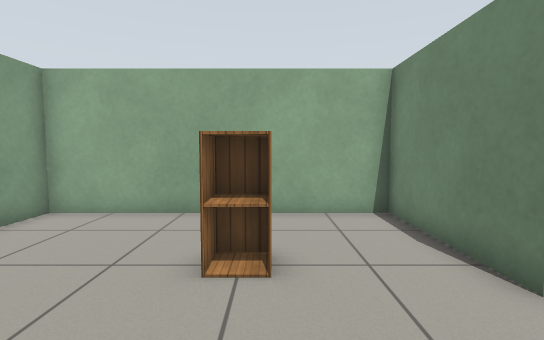
view 1 (above)

17 first-person views from a walk through a Gazebo world. The camera is 0.9 m above the floor, tilts 4° down and sees 85° across. The floor is counted in squares, 0.5 m on a side. Each view is taken from the middle of a square. On the plan, view 1 faces up. The plan holds only what a view shows up to about 16 squares ahead; the rest is blank. Simple patterns stand in for the simulator's built-in surfaces. Simple shapes stand in for some stock models.

view 2
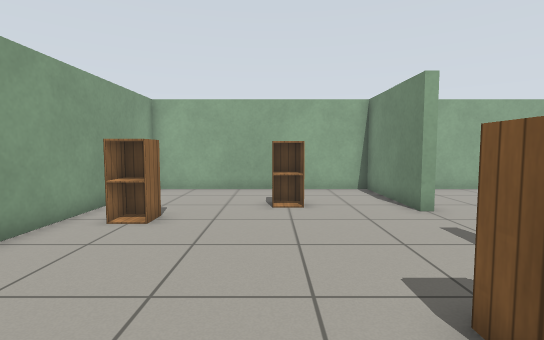

view 3
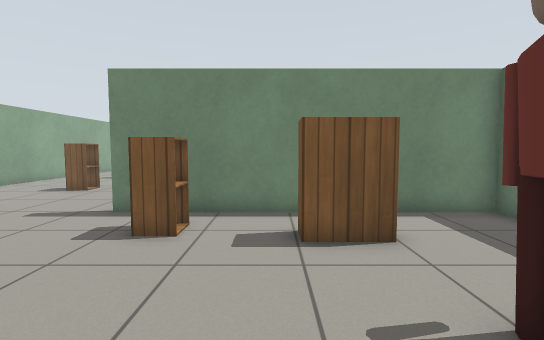

view 4
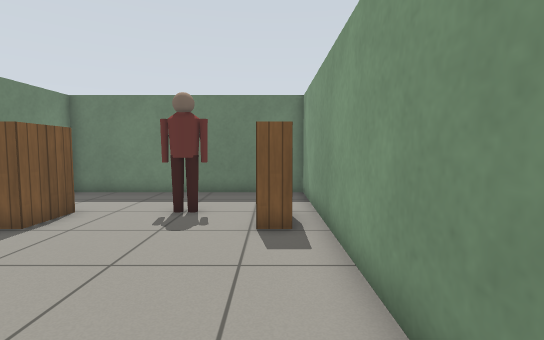

view 5
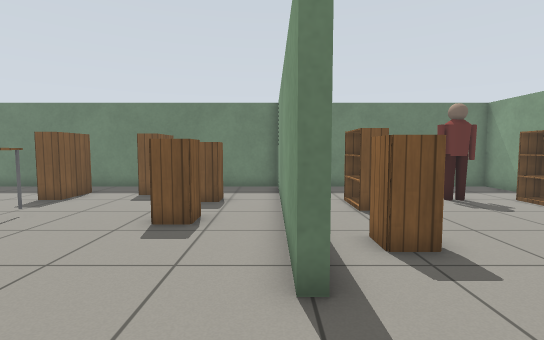

view 6
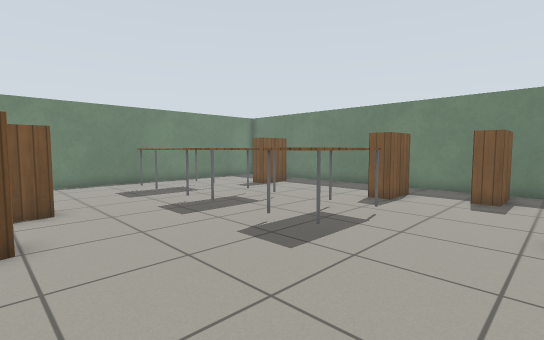

view 7
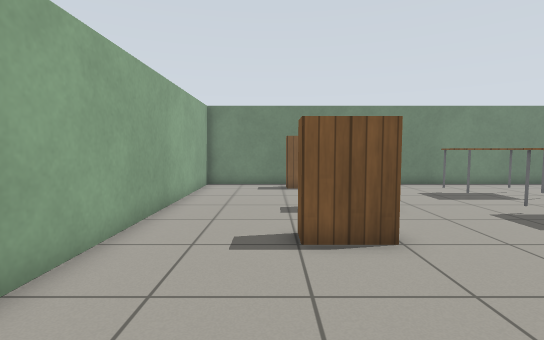

view 8
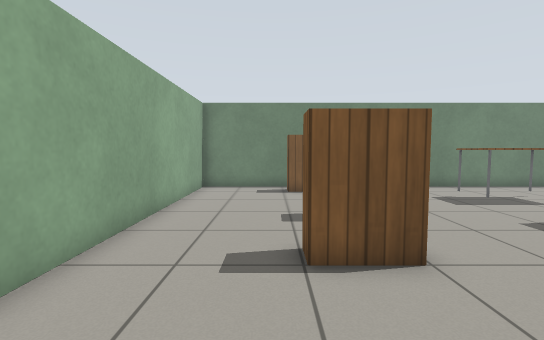

view 9
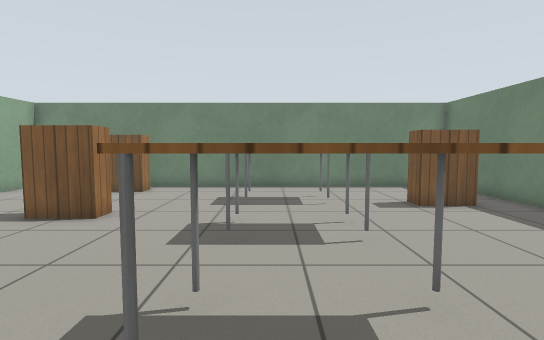

view 10
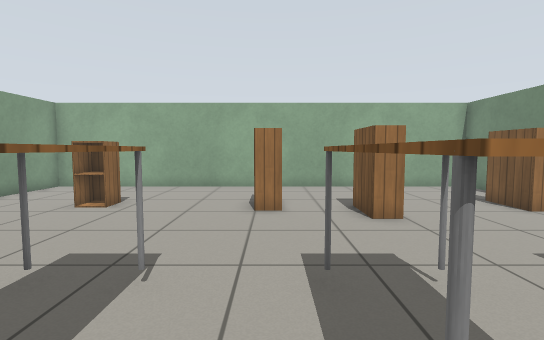

view 11
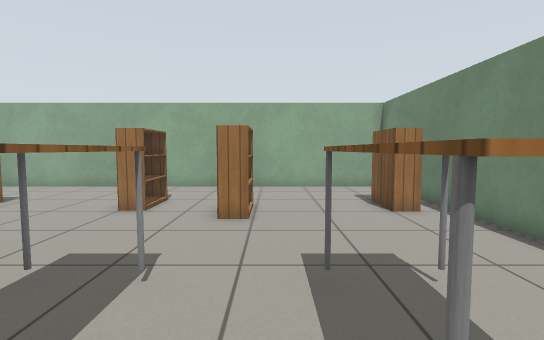

view 12
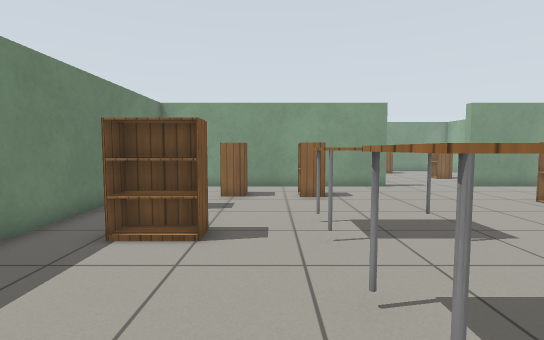

view 13
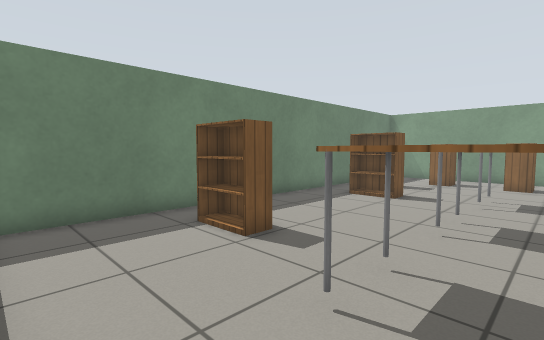

view 14
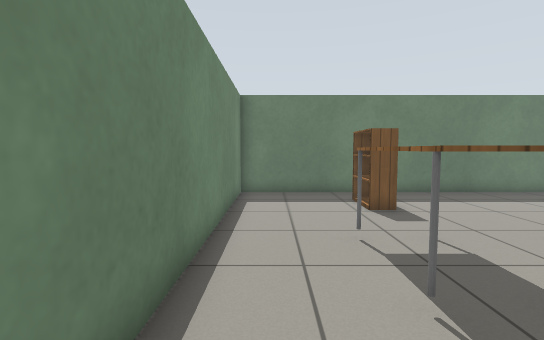

view 15
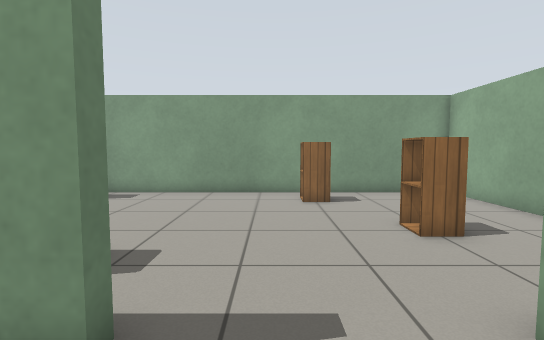

view 16
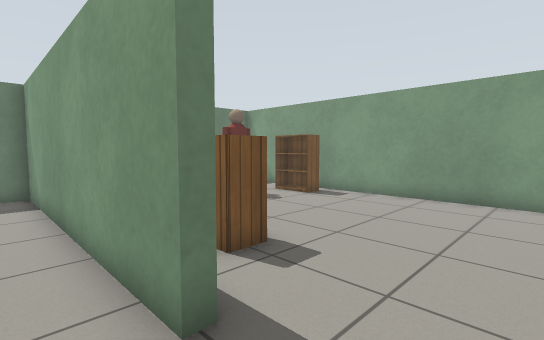

view 17
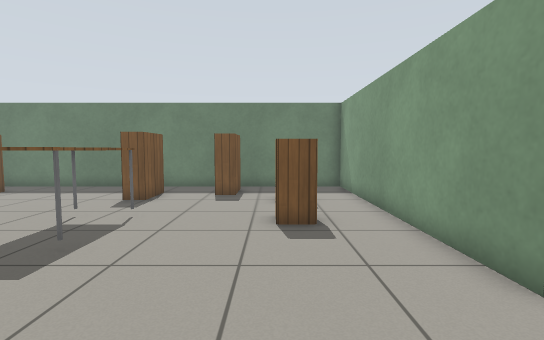

### Floor plan
Ten units are one square. View 1 is at (0, 0); x grows to the right and y downward. Boxes are objects, and circles mark ways between rooms. Rooms are numbered by the first view taken in them; rooms with no view inside come last. Other rooms are left out.
<svg viewBox="-68 -88 306 206">
<path fill="none" stroke="#000" d="M37 -35 33 -35 33 -83 -63 -83 -63 113 33 113 33 5M33 5 37 5 37 113 233 113 233 -83 37 -83 37 -35"/>
<rect x="-55" y="55" width="10" height="20" fill="#bbb"><title>bookshelf</title></rect>
<rect x="-55" y="-35" width="20" height="20" fill="#bbb"><title>cabinet</title></rect>
<rect x="-35" y="65" width="20" height="20" fill="#bbb"><title>person</title></rect>
<rect x="-15" y="-55" width="20" height="20" fill="#bbb"><title>cabinet</title></rect>
<rect x="5" y="55" width="10" height="20" fill="#bbb"><title>bookshelf</title></rect>
<rect x="5" y="15" width="20" height="20" fill="#bbb"><title>cabinet</title></rect>
<rect x="55" y="65" width="20" height="20" fill="#bbb"><title>cabinet</title></rect>
<rect x="55" y="35" width="20" height="20" fill="#bbb"><title>cabinet</title></rect>
<rect x="75" y="-45" width="20" height="20" fill="#bbb"><title>cabinet</title></rect>
<rect x="85" y="85" width="10" height="20" fill="#bbb"><title>bookshelf</title></rect>
<rect x="105" y="15" width="20" height="40" fill="#bbb"><title>table</title></rect>
<rect x="115" y="75" width="10" height="20" fill="#bbb"><title>bookshelf</title></rect>
<rect x="135" y="-45" width="10" height="20" fill="#bbb"><title>bookshelf</title></rect>
<rect x="145" y="15" width="20" height="40" fill="#bbb"><title>table</title></rect>
<rect x="165" y="-35" width="10" height="20" fill="#bbb"><title>bookshelf</title></rect>
<rect x="185" y="75" width="10" height="20" fill="#bbb"><title>bookshelf</title></rect>
<rect x="185" y="15" width="20" height="40" fill="#bbb"><title>table</title></rect>
<rect x="215" y="-45" width="10" height="20" fill="#bbb"><title>bookshelf</title></rect>
<circle cx="30" cy="-15" r="3" fill="#2a7"/>
<text x="-20" y="10">1</text>
<text x="130" y="10">2</text>
</svg>
Room 1 opens to room 2.

Where each view was taken, in squares from view 1:
view 1: 0 up, 0 right, facing up
view 2: 5 down, 1 left, facing up
view 3: 5 down, 5 left, facing right
view 4: 1 up, 5 left, facing down
view 5: 3 up, 4 right, facing down
view 6: 3 up, 7 right, facing down-right
view 7: 5 up, 8 right, facing right
view 8: 5 up, 9 right, facing right
view 9: 3 down, 9 right, facing right
view 10: 6 down, 14 right, facing up
view 11: 6 down, 18 right, facing up
view 12: 6 down, 18 right, facing left
view 13: 3 down, 23 right, facing down-left
view 14: 1 up, 22 right, facing down
view 15: 1 up, 6 right, facing left
view 16: 2 up, 5 right, facing down-left
view 17: 3 up, 7 right, facing down
